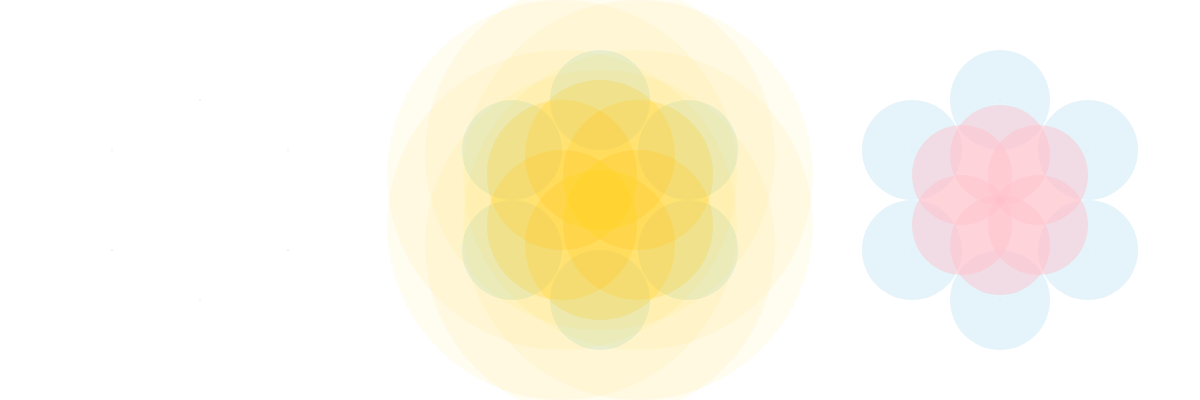
Frame 1 (no input)
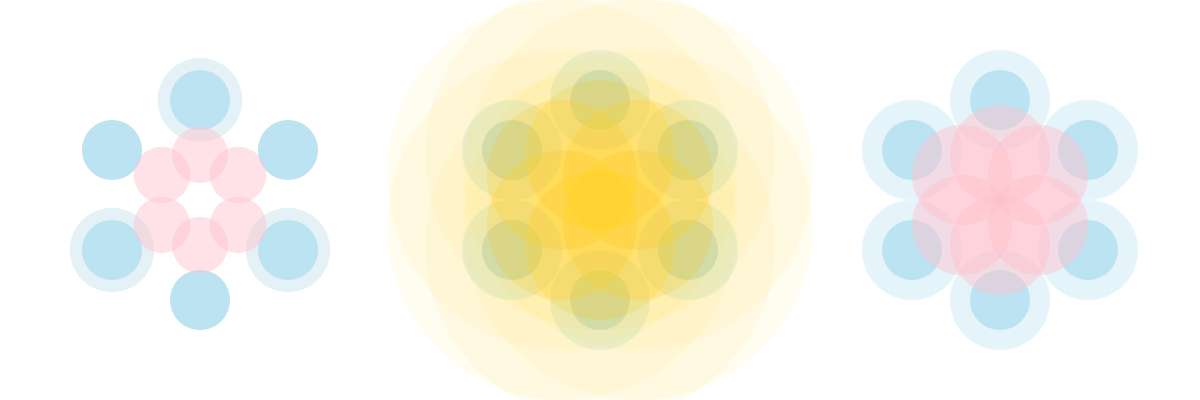
Frame 60 (no input)
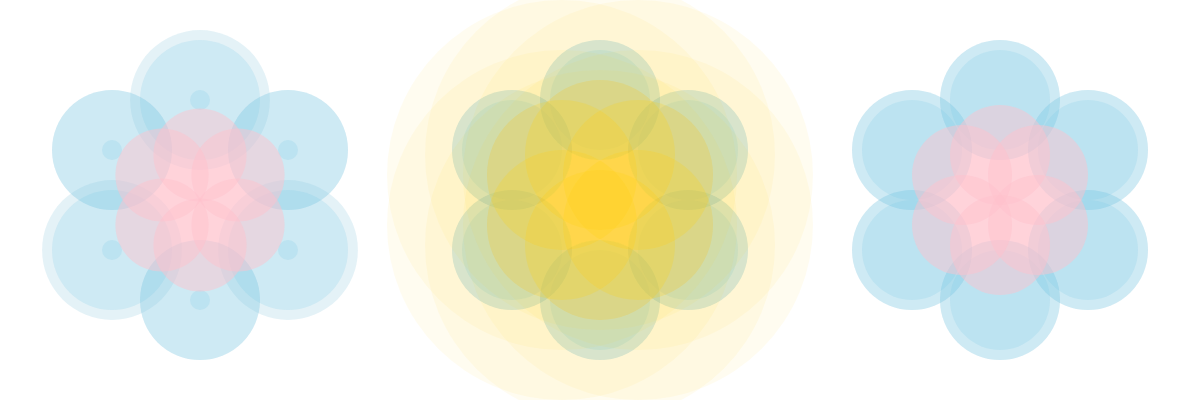
Frame 120 (the mouse pressed at the canvas centre since frame 60)

The p5.js sketch that drew these frames (run headless with seeded random() and noise() and a simulated clock; from frame 60 on, the mouse is pressed at the canvas centre):

// p5.js sketch
// ── sketch.js
function setup() {
  createCanvas(1200, 400);
}

function draw() {
  background(255);
  
  
  //Left
  
  fill("#97CBE142")
  noStroke();
  ellipse (200, 100, sin(frameCount/100)*150);
  ellipse (288, 150, frameCount%150);
  ellipse (288, 250, sin(frameCount/100)*150);
  ellipse (200, 300, frameCount%150);
  ellipse (112, 250, sin(frameCount/100)*150);
  ellipse (112, 150, frameCount%150);
  
  
  fill("#72C2E430")
  noStroke();
  ellipse (200, 100, frameCount%250);
  ellipse (288, 150, frameCount%250);
  ellipse (288, 250, frameCount%250);
  ellipse (200, 300, frameCount%250);
  ellipse (112, 250, frameCount%250);
  ellipse (112, 150, frameCount%250);
  
  
  fill('#72C2E430');
  noStroke();
  ellipse (200, 100, frameCount%100);
  ellipse (288, 150, frameCount%100);
  ellipse (288, 250, frameCount%100);
  ellipse (200, 300, frameCount%100);
  ellipse (112, 250, frameCount%100);
  ellipse (112, 150, frameCount%100);
  
  fill('rgba(255,192,203,0.46)');
  noStroke();
  ellipse (200, 155, sin(frameCount/100)*100);
  ellipse (238, 175, sin(frameCount/100)*100);
  ellipse (238, 225, sin(frameCount/100)*100);
  ellipse (200, 245, sin(frameCount/100)*100);
  ellipse (162, 225, sin(frameCount/100)*100);
  ellipse (162, 175, sin(frameCount/100)*100); //
  
  
  //Right 
  
  fill("#97CBE142")
  noStroke();
  ellipse (1000, 100, frameCount%150);
  ellipse (1088, 150, frameCount%150);
  ellipse (1088, 250, frameCount%150);
  ellipse (1000, 300, frameCount%150);
  ellipse (912, 250, frameCount%150);
  ellipse (912, 150, frameCount%150);
  
  
  fill("#72C2E430")
  noStroke();
  ellipse (1000, 100, frameCount%250);
  ellipse (1088, 150, frameCount%250);
  ellipse (1088, 250, frameCount%250);
  ellipse (1000, 300, frameCount%250);
  ellipse (912, 250, frameCount%250);
  ellipse (912, 150, frameCount%250);
  
  
  fill('#72C2E430')
  noStroke();
  ellipse (1000, 100, 100);
  ellipse (1088, 150, 100);
  ellipse (1088, 250, 100);
  ellipse (1000, 300, 100);
  ellipse (912, 250, 100);
  ellipse (912, 150, 100);//
  
  fill('rgba(255,192,203,0.46)')
  noStroke();
  ellipse (1000, 155, 100);
  ellipse (1038, 175, 100);
  ellipse (1038, 225, 100);
  ellipse (1000, 245, 100);
  ellipse (962, 225, 100);
  ellipse (962, 175, 100);
  
  

  
  //Central 
  
  
  fill("#97CBE130")
  noStroke();
  ellipse (600, 100, frameCount%500);
  ellipse (688, 150, frameCount%500);
  ellipse (688, 250, frameCount%500);
  ellipse (600, 300, frameCount%500);
  ellipse (512, 250, frameCount%500);
  ellipse (512, 150, frameCount%500);
  
   fill("#97CBE102")
  noStroke();
  ellipse (600, 100, frameCount%1000);
  ellipse (688, 150, frameCount%1000);
  ellipse (688, 250, frameCount%1000);
  ellipse (600, 300, frameCount%1000);
  ellipse (512, 250, frameCount%1000);
  ellipse (512, 150, frameCount%1000);
  
  //
  
  fill("#3AA0CD26")
  noStroke();
  ellipse (600, 100, frameCount%600);
  ellipse (688, 150, frameCount%600);
  ellipse (688, 250, frameCount%600);
  ellipse (600, 300, frameCount%600);
  ellipse (512, 250, frameCount%600);
  ellipse (512, 150, frameCount%600);
  
  
  fill('#72C2E430')
  noStroke();
  ellipse (600, 100, 100);
  ellipse (688, 150, 100);
  ellipse (688, 250, 100);
  ellipse (600, 300, 100);
  ellipse (512, 250, 100);
  ellipse (512, 150, 100);//
  
  fill('#FFC10733')
  noStroke();
  ellipse (600, 155, 150);
  ellipse (638, 175, 150);
  ellipse (638, 225, 150);
  ellipse (600, 245, 150);
  ellipse (562, 225, 150);
  ellipse (562, 175, 150);
  
  fill('#FFC1070F')
  noStroke();
  ellipse (600, 155, 350);
  ellipse (638, 175, 350);
  ellipse (638, 225, 350);
  ellipse (600, 245, 350);
  ellipse (562, 225, 350);
  ellipse (562, 175, 350);
  
  
  
  
  
  
}
